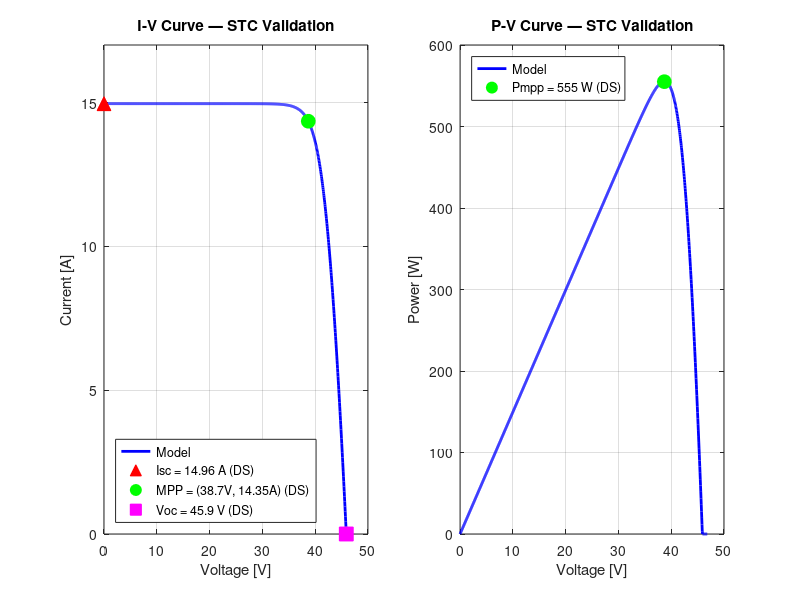

MATLAB code to generate this figure: (Note: this script raises an error after producing the figure.)
%% validate_pv_simulink.m
%  Validate the Simulink Solar Cell block against datasheet values.
%
%  HOW TO USE:
%  1. Open your Simulink model (the one with the Solar Cell block).
%  2. Make sure you have "To Workspace" blocks logging voltage and current
%     (see SETUP section below if you need to add them).
%  3. Update the model name in the CONFIG section.
%  4. Run this script.
%
%  Alternatively, this script can run STANDALONE (without Simulink) using
%  the pure-MATLAB single-diode solver to generate all validation plots.
%  Set USE_SIMULINK = false below.

%% ========================================================================
%  CONFIG
%  ========================================================================
USE_SIMULINK  = true;   % Set true if you have the Simulink model ready
MODEL_NAME    = 'power_shuffler_sim';  % Your Simulink model name (no .slx)

%% ========================================================================
%  PANEL DATASHEET  (AIKO A555)
%  ========================================================================
ds.Isc   = 14.96;   ds.Voc   = 45.90;
ds.Impp  = 14.35;   ds.Vmpp  = 38.70;
ds.Pmpp  = 555;     ds.Ns    = 60;
ds.ki    = 0.05;    ds.kv    = -0.22;
ds.kp    = -0.26;   ds.Tstc  = 298.15;

% Extracted model parameters (module-level)
mod.A    = 1.0;
mod.Rs   = 0.158;       % Module-level [Ohm]
mod.Rsh  = 51807;       % Module-level [Ohm]
mod.I0   = 1.7528e-12;  % [A]
mod.Iph  = 14.96;       % [A]

% Physical constants
q = 1.602176634e-19;
k = 1.380649e-23;

%% ========================================================================
%  PURE-MATLAB SINGLE DIODE SOLVER  (used for reference curves)
%  ========================================================================

    function I_out = solve_IV(V, Iph, I0, Rs, Rsh, nsVt)
        I_out = zeros(size(V));
        opts = optimset('Display','off','TolX',1e-12);
        for ii = 1:length(V)
            Vk = V(ii);
            fun = @(Ik) Iph - I0*(exp((Vk + Ik*Rs)/nsVt) - 1) ...
                        - (Vk + Ik*Rs)/Rsh - Ik;
            try
                I_out(ii) = fzero(fun, max(Iph - Vk/Rsh, 0), opts);
            catch
                I_out(ii) = 0;
            end
        end
        I_out(I_out < 0) = 0;
    end

    function [I_out, V_out, P_out] = pv_model_GT(ds, mod, G, T_degC)
        q_ = 1.602176634e-19;  k_ = 1.380649e-23;
        T    = T_degC + 273.15;
        Vt   = mod.A * k_ * T / q_;
        nsVt = ds.Ns * Vt;

        Isc_T = ds.Isc * (1 + ds.ki/100 * (T - ds.Tstc));
        Voc_T = ds.Voc * (1 + ds.kv/100 * (T - ds.Tstc));

        Io_T  = (Isc_T - (Voc_T - Isc_T*mod.Rs)/mod.Rsh) * exp(-Voc_T/nsVt);
        if Io_T <= 0, Io_T = mod.I0; end
        Iph_T = Io_T * exp(Voc_T/nsVt) + Voc_T/mod.Rsh;
        Iph_GT = Iph_T * (G / 1000);

        % Voc at irradiance
        Voc_GT = Voc_T;
        for nn = 1:50
            f_  = Iph_GT - Io_T*exp(Voc_GT/nsVt) - Voc_GT/mod.Rsh;
            fp_ = -Io_T/nsVt*exp(Voc_GT/nsVt) - 1/mod.Rsh;
            Voc_GT = Voc_GT - f_/fp_;
            if abs(f_/fp_) < 1e-8, break; end
        end

        V_out = linspace(0, max(Voc_GT,1)*1.02, 1000);
        I_out = solve_IV(V_out, Iph_GT, Io_T, mod.Rs, mod.Rsh, nsVt);
        P_out = V_out .* I_out;
    end

%% ========================================================================
%  1. STC VALIDATION  (G = 1000 W/m², T = 25°C)
%  ========================================================================
fprintf('================================================================\n');
fprintf('  AIKO A555 — Single Diode Model Validation\n');
fprintf('================================================================\n\n');

[I_stc, V_stc, P_stc] = pv_model_GT(ds, mod, 1000, 25);
[Pmax, idx] = max(P_stc);
Voc_idx = find(I_stc > 0.01, 1, 'last');

fprintf('--- STC (1000 W/m², 25°C) ---\n');
fprintf('%-12s %10s %10s %10s\n', 'Parameter', 'Model', 'Datasheet', 'Error');
fprintf('%-12s %10.2f %10.2f %9.2f%%\n', 'Isc [A]',  I_stc(1), ds.Isc,  100*(I_stc(1)-ds.Isc)/ds.Isc);
fprintf('%-12s %10.2f %10.2f %9.2f%%\n', 'Voc [V]',  V_stc(Voc_idx), ds.Voc, 100*(V_stc(Voc_idx)-ds.Voc)/ds.Voc);
fprintf('%-12s %10.2f %10.2f %9.2f%%\n', 'Pmpp [W]', Pmax, ds.Pmpp, 100*(Pmax-ds.Pmpp)/ds.Pmpp);
fprintf('%-12s %10.2f %10.2f %9.2f%%\n', 'Vmpp [V]', V_stc(idx), ds.Vmpp, 100*(V_stc(idx)-ds.Vmpp)/ds.Vmpp);
fprintf('%-12s %10.2f %10.2f %9.2f%%\n', 'Impp [A]', I_stc(idx), ds.Impp, 100*(I_stc(idx)-ds.Impp)/ds.Impp);
fprintf('%-12s %10.4f\n\n', 'FF', Pmax/(I_stc(1)*V_stc(Voc_idx)));

%% ========================================================================
%  2. NOCT VALIDATION  (G = 800 W/m², T ≈ 45°C)
%  ========================================================================
T_noct = 45;
[I_noct, V_noct, P_noct] = pv_model_GT(ds, mod, 800, T_noct);
[Pmax_n, idx_n] = max(P_noct);
Voc_n_idx = find(I_noct > 0.01, 1, 'last');

fprintf('--- NOCT (800 W/m², ~45°C cell) ---\n');
fprintf('%-12s %10s %10s %10s\n', 'Parameter', 'Model', 'Datasheet', 'Error');
fprintf('%-12s %10.2f %10.2f %9.2f%%\n', 'Pmpp [W]', Pmax_n, 421, 100*(Pmax_n-421)/421);
fprintf('%-12s %10.2f %10.2f %9.2f%%\n', 'Vmpp [V]', V_noct(idx_n), 36.72, 100*(V_noct(idx_n)-36.72)/36.72);
fprintf('%-12s %10.2f %10.2f %9.2f%%\n', 'Impp [A]', I_noct(idx_n), 11.47, 100*(I_noct(idx_n)-11.47)/11.47);
fprintf('%-12s %10.2f %10.2f %9.2f%%\n', 'Isc  [A]', I_noct(1), 12.09, 100*(I_noct(1)-12.09)/12.09);
fprintf('%-12s %10.2f %10.2f %9.2f%%\n\n', 'Voc  [V]', V_noct(Voc_n_idx), 43.55, 100*(V_noct(Voc_n_idx)-43.55)/43.55);

%% ========================================================================
%  3. TEMPERATURE COEFFICIENT VALIDATION
%  ========================================================================
fprintf('--- Temperature Coefficient Check ---\n');
dT = 1;  % 1°C step
[~, V25, P25] = pv_model_GT(ds, mod, 1000, 25);
[~, V26, P26] = pv_model_GT(ds, mod, 1000, 25 + dT);

[P25max,~] = max(P25);
[P26max,~] = max(P26);
kp_model = (P26max - P25max) / P25max * 100;  % %/°C
fprintf('Pmax temp coeff:  model = %.3f %%/°C,  datasheet = %.2f %%/°C\n', kp_model, ds.kp);

I25_sc = solve_IV(0, mod.Iph, mod.I0, mod.Rs, mod.Rsh, ds.Ns*mod.A*k*(25+273.15)/q);
[I26, ~, ~] = pv_model_GT(ds, mod, 1000, 26);
ki_model = (I26(1) - I_stc(1)) / I_stc(1) * 100;
fprintf('Isc  temp coeff:  model = %.4f %%/°C, datasheet = +%.2f %%/°C\n\n', ki_model, ds.ki);

%% ========================================================================
%  4. PLOT — STC I-V and P-V with datasheet points
%  ========================================================================
figure('Name','STC Validation','Position',[50 50 1100 450]);

subplot(1,2,1);
plot(V_stc, I_stc, 'b-', 'LineWidth', 2); hold on;
% Datasheet key points
plot(0, ds.Isc, 'r^', 'MarkerSize', 10, 'MarkerFaceColor', 'r');
plot(ds.Vmpp, ds.Impp, 'go', 'MarkerSize', 10, 'MarkerFaceColor', 'g');
plot(ds.Voc, 0, 'ms', 'MarkerSize', 10, 'MarkerFaceColor', 'm');
xlabel('Voltage [V]'); ylabel('Current [A]');
title('I-V Curve — STC Validation');
legend('Model', ...
       sprintf('Isc = %.2f A (DS)', ds.Isc), ...
       sprintf('MPP = (%.1fV, %.2fA) (DS)', ds.Vmpp, ds.Impp), ...
       sprintf('Voc = %.1f V (DS)', ds.Voc), ...
       'Location', 'southwest');
grid on; xlim([0 50]); ylim([0 17]);

subplot(1,2,2);
plot(V_stc, P_stc, 'b-', 'LineWidth', 2); hold on;
plot(ds.Vmpp, ds.Pmpp, 'go', 'MarkerSize', 10, 'MarkerFaceColor', 'g');
xlabel('Voltage [V]'); ylabel('Power [W]');
title('P-V Curve — STC Validation');
legend('Model', sprintf('Pmpp = %d W (DS)', ds.Pmpp), 'Location', 'northwest');
grid on; xlim([0 50]);

sgtitle('AIKO A555 — STC: Model vs Datasheet', 'FontWeight','bold');

exportgraphics(gcf, 'figures/PV_Module_STC_VI_PV.pdf', 'ContentType', 'vector')

%% ========================================================================
%  5. PLOT — Irradiance sweep (mimics datasheet Image 2)
%  ========================================================================
figure('Name','Irradiance Sweep','Position',[50 520 1100 450]);
irr_levels = [200 400 600 800 1000];
cmap = [0.5 0.5 0.5;  0 0 1;  0.5 0 0.5;  0 0.6 0;  0.8 0 0];  % gray,blue,purple,green,red

subplot(1,2,1); hold on;
subplot(1,2,2); hold on;

fprintf('--- Irradiance Sweep (T = 25°C) ---\n');
fprintf('%-8s %8s %8s %8s\n', 'G', 'Isc', 'Pmpp', 'Voc');

for jj = 1:length(irr_levels)
    G = irr_levels(jj);
    [I_g, V_g, P_g] = pv_model_GT(ds, mod, G, 25);
    [Pg_max, ig] = max(P_g);
    Voc_g = V_g(find(I_g > 0.01, 1, 'last'));
    fprintf('%-8d %8.2f %8.1f %8.1f\n', G, I_g(1), Pg_max, Voc_g);

    subplot(1,2,1);
    plot(V_g, I_g, '-', 'Color', cmap(jj,:), 'LineWidth', 1.8);
    % Mark MPP
    plot(V_g(ig), I_g(ig), 'o', 'Color', cmap(jj,:), 'MarkerSize', 7, ...
         'MarkerFaceColor', 'w', 'LineWidth', 1.5);
    text(V_g(ig)+0.5, I_g(ig), sprintf('%.0fW', Pg_max), ...
         'Color', cmap(jj,:), 'FontSize', 9);

    subplot(1,2,2);
    plot(V_g, P_g, '-', 'Color', cmap(jj,:), 'LineWidth', 1.8);
end

subplot(1,2,1);
xlabel('Voltage [V]'); ylabel('Current [A]');
title('I-V at Different Irradiances');
legend(arrayfun(@(g) sprintf('G = %d W/m²', g), irr_levels, 'UniformOutput', false), ...
       'Location', 'southwest');
grid on; xlim([0 50]); ylim([0 17]);

subplot(1,2,2);
xlabel('Voltage [V]'); ylabel('Power [W]');
title('P-V at Different Irradiances');
legend(arrayfun(@(g) sprintf('G = %d W/m²', g), irr_levels, 'UniformOutput', false), ...
       'Location', 'northwest');
grid on; xlim([0 50]);

sgtitle('AIKO A555 — Irradiance Dependence (T = 25°C)', 'FontWeight','bold');
fprintf('\n');

exportgraphics(gcf, 'figures/PV_Module_Irradiance_Sweep.pdf', 'ContentType', 'vector')

%% ========================================================================
%  6. PLOT — Temperature sweep
%  ========================================================================
figure('Name','Temperature Sweep','Position',[50 990 1100 450]);
temp_levels = [0 25 50 75];
cmap2 = [0 0 1; 0 0.6 0; 1 0.5 0; 1 0 0];

subplot(1,2,1); hold on;
subplot(1,2,2); hold on;

fprintf('--- Temperature Sweep (G = 1000 W/m²) ---\n');
fprintf('%-8s %8s %8s %8s %8s\n', 'T [°C]', 'Isc', 'Voc', 'Pmpp', 'Vmpp');

for jj = 1:length(temp_levels)
    T = temp_levels(jj);
    [I_t, V_t, P_t] = pv_model_GT(ds, mod, 1000, T);
    [Pt_max, it] = max(P_t);
    Voc_t = V_t(find(I_t > 0.01, 1, 'last'));
    fprintf('%-8d %8.2f %8.2f %8.1f %8.2f\n', T, I_t(1), Voc_t, Pt_max, V_t(it));

    subplot(1,2,1);
    plot(V_t, I_t, '-', 'Color', cmap2(jj,:), 'LineWidth', 1.8);
    subplot(1,2,2);
    plot(V_t, P_t, '-', 'Color', cmap2(jj,:), 'LineWidth', 1.8);
end

subplot(1,2,1);
xlabel('Voltage [V]'); ylabel('Current [A]');
title('I-V at Different Temperatures');
legend(arrayfun(@(t) sprintf('T = %d°C', t), temp_levels, 'UniformOutput', false), ...
       'Location', 'southwest');
grid on; xlim([0 55]); ylim([0 17]);

subplot(1,2,2);
xlabel('Voltage [V]'); ylabel('Power [W]');
title('P-V at Different Temperatures');
legend(arrayfun(@(t) sprintf('T = %d°C', t), temp_levels, 'UniformOutput', false), ...
       'Location', 'northwest');
grid on; xlim([0 55]);

sgtitle('AIKO A555 — Temperature Dependence (G = 1000 W/m²)', 'FontWeight','bold');
fprintf('\n');

exportgraphics(gcf, 'figures/PV_Module_Temperature_Sweep.pdf', 'ContentType', 'vector')

%% ========================================================================
%  7. PLOT — Combined validation summary
%  ========================================================================
figure('Name','Validation Summary','Position',[50 100 600 500]);

% Bar chart comparing model vs datasheet at STC and NOCT
categories = {'Isc_{STC}','Voc_{STC}','Pmpp_{STC}','Vmpp_{STC}','Impp_{STC}', ...
              'Pmpp_{NOCT}','Vmpp_{NOCT}','Impp_{NOCT}'};

ds_vals  = [ds.Isc, ds.Voc, ds.Pmpp, ds.Vmpp, ds.Impp, 421, 36.72, 11.47];
mod_vals = [I_stc(1), V_stc(Voc_idx), Pmax, V_stc(idx), I_stc(idx), ...
            Pmax_n, V_noct(idx_n), I_noct(idx_n)];

pct_err = 100 * (mod_vals - ds_vals) ./ ds_vals;

barh(1:length(categories), pct_err, 'FaceColor', [0.2 0.6 0.9]);
set(gca, 'YTick', 1:length(categories), 'YTickLabel', categories);
xlabel('Error [%]');
title('Model vs Datasheet — Percentage Error');
xline(0, 'k--');
xlim([-2 2]);
grid on;

for ii = 1:length(pct_err)
    text(pct_err(ii) + sign(pct_err(ii))*0.05, ii, sprintf('%.2f%%', pct_err(ii)), ...
         'VerticalAlignment', 'middle', 'FontSize', 9);
end

exportgraphics(gcf, 'figures/PV_Module_Summary.pdf', 'ContentType', 'vector')

%% ========================================================================
%  8. SIMULINK INTEGRATION NOTES
%  ========================================================================
fprintf('================================================================\n');
fprintf('  SIMULINK CONFIGURATION REMINDER\n');
fprintf('================================================================\n');
fprintf('  Parameterize by:  "By equivalent circuit parameters, 5 parameter"\n');
fprintf('  Is (saturation):  %.4e A\n', mod.I0);
fprintf('  Iph (solar):      %.4f A\n', mod.Iph);
fprintf('  N (quality):      %.1f\n', mod.A);
fprintf('  Rs (per cell):    %.6f Ohm   (module %.4f / %d cells)\n', mod.Rs/ds.Ns, mod.Rs, ds.Ns);
fprintf('  Rsh (per cell):   %.4f Ohm   (module %d / %d cells)\n', mod.Rsh/ds.Ns, round(mod.Rsh), ds.Ns);
fprintf('  Ns:               %d\n', ds.Ns);
fprintf('  Npar:             1\n');
fprintf('  Iph temp coeff:   0.0005 1/K\n');
fprintf('  EG:               1.12 eV\n');
fprintf('  TXIS1:            3\n');
fprintf('================================================================\n');
fprintf('\n  To validate in Simulink:\n');
fprintf('  1. Use a Ramp block (0 to 50V over 10s) as a Controlled Voltage Source.\n');
fprintf('  2. Log V and I to workspace with "To Workspace" blocks.\n');
fprintf('  3. After sim, plot(V.Data, I.Data) for I-V curve.\n');
fprintf('  4. Compare with the reference curves from this script.\n');
